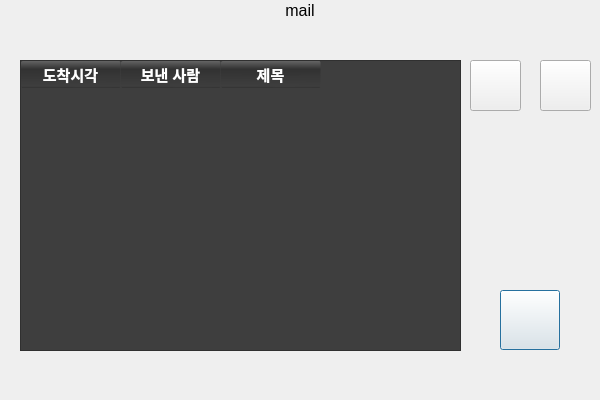
<?xml version="1.0" encoding="UTF-8"?>
<ui version="4.0">
 <class>Dialog_emailList</class>
 <widget class="QDialog" name="Dialog_emailList">
  <property name="geometry">
   <rect>
    <x>0</x>
    <y>0</y>
    <width>600</width>
    <height>400</height>
   </rect>
  </property>
  <property name="windowTitle">
   <string>Dialog</string>
  </property>
  <widget class="QTableWidget" name="tableWidget">
   <property name="geometry">
    <rect>
     <x>20</x>
     <y>60</y>
     <width>441</width>
     <height>291</height>
    </rect>
   </property>
   <property name="font">
    <font>
     <weight>75</weight>
     <italic>false</italic>
     <bold>true</bold>
    </font>
   </property>
   <property name="styleSheet">
    <string notr="true">QTableWidget{
color:white;
font:bold;
background-color:#3e3e3e;
}
QTableWidget QHeaderView { background-color: #00000000;
color: white;}
QTableWidget QHeaderView::section { background-color:qlineargradient(spread:reflect, x1:1, y1:0, x2:0.995, y2:1, stop:0 rgba(100,100, 100, 255), stop:0.305419 rgba(50, 50, 50, 255), stop:0.935961 rgba(10, 11, 18, 0), stop:1 rgba(50, 50, 50, 255)); border-radius:2px;}
QTableWidget QHeaderView::section:checked { background-color: #FFC000; color: #000000;}
QHeaderView::section:horizontal { border-right: 1px solid #00000000; }
QHeaderView::section:vertical { border-bottom: 1px solid #AAAAAA; }</string>
   </property>
   <property name="showGrid">
    <bool>true</bool>
   </property>
   <property name="wordWrap">
    <bool>true</bool>
   </property>
   <property name="rowCount">
    <number>0</number>
   </property>
   <property name="columnCount">
    <number>3</number>
   </property>
   <attribute name="horizontalHeaderVisible">
    <bool>true</bool>
   </attribute>
   <attribute name="horizontalHeaderStretchLastSection">
    <bool>false</bool>
   </attribute>
   <attribute name="verticalHeaderShowSortIndicator" stdset="0">
    <bool>false</bool>
   </attribute>
   <attribute name="verticalHeaderStretchLastSection">
    <bool>false</bool>
   </attribute>
   <column>
    <property name="text">
     <string>도착시각</string>
    </property>
    <property name="font">
     <font>
      <pointsize>11</pointsize>
      <weight>75</weight>
      <bold>true</bold>
     </font>
    </property>
   </column>
   <column>
    <property name="text">
     <string>보낸 사람</string>
    </property>
    <property name="font">
     <font>
      <pointsize>11</pointsize>
      <weight>75</weight>
      <bold>true</bold>
     </font>
    </property>
   </column>
   <column>
    <property name="text">
     <string>제목</string>
    </property>
    <property name="font">
     <font>
      <pointsize>11</pointsize>
      <weight>75</weight>
      <bold>true</bold>
     </font>
    </property>
   </column>
  </widget>
  <widget class="QPushButton" name="btn_back">
   <property name="geometry">
    <rect>
     <x>500</x>
     <y>290</y>
     <width>60</width>
     <height>60</height>
    </rect>
   </property>
   <property name="font">
    <font>
     <pointsize>15</pointsize>
     <weight>75</weight>
     <bold>true</bold>
    </font>
   </property>
   <property name="text">
    <string/>
   </property>
  </widget>
  <widget class="QLabel" name="label_bar">
   <property name="geometry">
    <rect>
     <x>0</x>
     <y>0</y>
     <width>600</width>
     <height>21</height>
    </rect>
   </property>
   <property name="font">
    <font>
     <family>Arial</family>
     <pointsize>12</pointsize>
     <weight>50</weight>
     <bold>false</bold>
    </font>
   </property>
   <property name="text">
    <string>mail</string>
   </property>
   <property name="textFormat">
    <enum>Qt::PlainText</enum>
   </property>
   <property name="alignment">
    <set>Qt::AlignCenter</set>
   </property>
  </widget>
  <widget class="QPushButton" name="btn_next_page">
   <property name="geometry">
    <rect>
     <x>540</x>
     <y>60</y>
     <width>51</width>
     <height>51</height>
    </rect>
   </property>
   <property name="styleSheet">
    <string notr="true"/>
   </property>
   <property name="text">
    <string/>
   </property>
  </widget>
  <widget class="QPushButton" name="btn_prev_page">
   <property name="geometry">
    <rect>
     <x>470</x>
     <y>60</y>
     <width>51</width>
     <height>51</height>
    </rect>
   </property>
   <property name="styleSheet">
    <string notr="true"/>
   </property>
   <property name="text">
    <string/>
   </property>
  </widget>
 </widget>
 <resources/>
 <connections/>
</ui>
